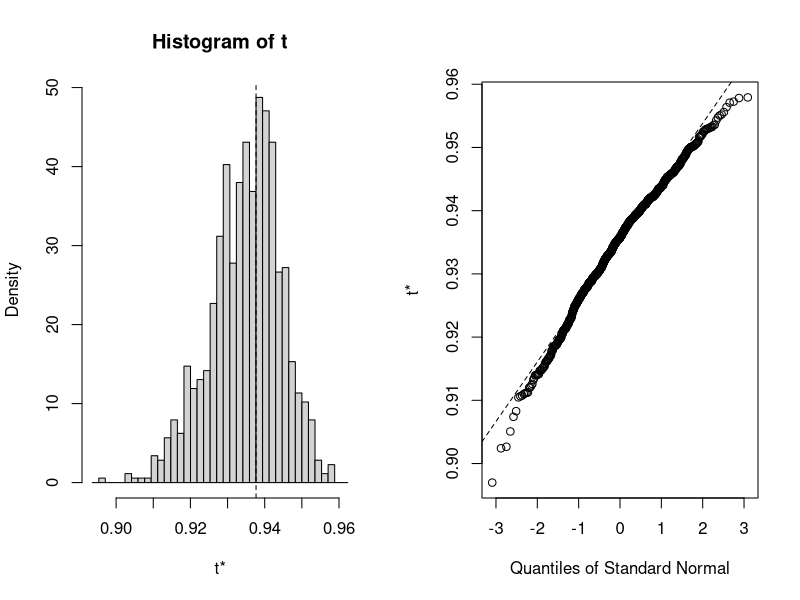

Source code (R):
# I use the built in dataset called 'iris'

# Firstly we view the first entries of the dataset
head(iris)

# For this example, I want to estiamte the corrolation bwtween Petal Length and Petal Width

# Steps to Compute the Bootstrap CI in R:
# 1. Import the boot library for calculation of bootstrap CI and ggplot2 for plotting. 

library(boot) # Import library for bootstrap methods

library(ggplot2) # Import library for plotting

# 2. Create a function that computes the statistic we want to use such as mean, median, correlation, etc. 

corr.fun <- function(data, idx) # Custom function to find correlation between the Petal Length and Width
{
  df = data[idx, ]
  
  c(cor(df[, 3], df[, 4], method = 'spearman')) # In this example we need to find the spearman correlation between the 3rd and 4th columns of dataset
}

# 3. Using the boot function to find the R bootstrap of the statistic. 

set.seed(42) # I set the seed in order to replicate the exact results

bootstrap = boot(iris, corr.fun, R = 1000) # I call the boot function with the dataset and my function and number of loops

bootstrap # I display the result of boot function

# 4. We can plot the generated bootstrap distribution using the plot command with calculated bootstrap.

plot(bootstrap) # I plot the bootstrap sampling distribution using ggplot

# 5. Using the boot.ci() function to get the confidence intervals. 

boot.ci(boot.out = bootstrap,     # I use the function to find the bootstrap Confidence Intervals
        type = c("norm", "basic",
                 "perc", "bca"))


